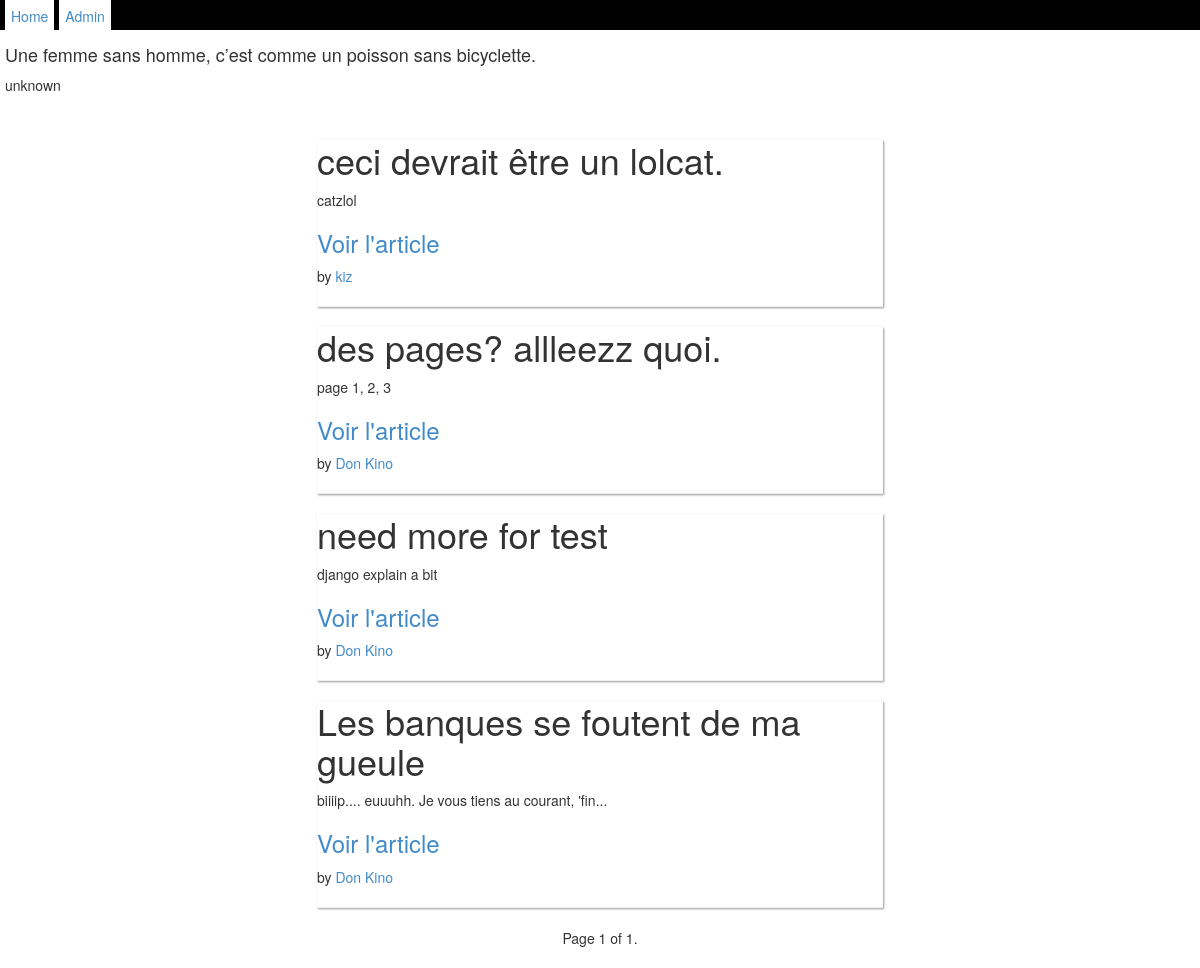
Screenshot of /blog/ with the database file from the repository.
### blog/models.py (models this page shows, shortened)
class Quote(models.Model):
    quote = models.CharField(max_length = 350)
    author = models.CharField(max_length = 40)
    def __unicode__(self):
        return self.quote

class Article(models.Model):
    draft = models.BooleanField(default="true")
    text = models.TextField()
    short = models.CharField(max_length = 200)
    pub_date = models.DateTimeField('date de publication')
    author = models.ForeignKey(Author_blog)
    main_name = models.CharField(max_length=150)
    tags = models.ManyToManyField(Tag)

class Author_blog(models.Model):
    main_name = models.CharField(max_length=200)
    mail = models.EmailField()
    count_article = models.IntegerField(default = 0)
    img = models.ImageField(upload_to = '/img/authors')
    text = models.TextField()
    def __unicode__(self):
        return self.main_name

### blog/views.py (the view)
def index(request):
    nb = randrange(Quote.objects.count())
    quote = Quote.objects.all()[nb]
    articles_list = Article.objects.filter(draft=0).order_by('-pub_date')
    paginator = Paginator(articles_list, 5)
    page = request.GET.get('page')
    try:
    	latest = paginator.page(page)
    except PageNotAnInteger:
    	latest = paginator.page(1)
    except EmptyPage:
    	latest = paginator.page(1)
    context = {'latest_articles_list' : latest, 'quote': quote}
    return render(request, 'blog/index.html', context)

### blog/templates/blog/index.html (shortened to what this page needs)
{% extends "base.html" %}
{% block content %}
<div class="col-md-6 center-block" id="wrapper">
<div id= "quote">
    <h4>{{quote}}</h4>
    <span class='author'> {{ quote.author }} </span>
</div>
    {% if latest_articles_list %}
        <ul>
        {% for article in latest_articles_list %}
        	<li class="article-block">
                    <h1>{{ article.main_name }}</h1>
                    <div class="article-short">
                    	{{article.short}}
                    </div>
                    <h3><a class="article-lnk" href="{% url 'blog:detail' article.id %}">Voir l'article</a></h3>
                    <p>by <a href="{% url 'blog:author' article.author.id %}"> {{  article.author  }} </a></p>
                    <hr>
                </li>
        {% endfor %}
        </ul>
    {% else %}
        <p>Pas d'articles en ce moment. bisous</p>
    {% endif %}
    <div class="pagination center-block">
        <span class="step-links">
            <span class="current">
                Page {{ latest_articles_list.number }} of {{ latest_articles_list.paginator.num_pages }}.
            </span>
        </span>
    </div>
</div>
{% endblock content %}

### blog/templates/base.html (shortened to what this page needs)
{% load staticfiles %}
<!DOCTYPE html>
<html>
<head>
	<link rel="stylesheet" type="text/css" href="{% static "style.css" %}">
	<link rel="stylesheet" type="text/css" href="{% static "bootstrap/css/bootstrap.min.css" %}">
</head>
<body>
<div id="menu">
	<ul>
		<li>
			<a href="{% url 'blog:index' %}">Home</a>
		</li>
		<li>
			<a href="/admin">Admin</a>
		</li>
	</ul>
</div>
<div id="wrapper" >
	{% block content %}{% endblock content %}
</div>
</body>
</html>

### blog/static/style.css (style rules this page uses)
ul, li, span { margin: 0; padding: 0; }
body { margin-top: 35px; }
#menu { position: fixed; top: 0; left: 0; height: 30px; width: 100%; background: black; z-index: 2; }
#menu ul { list-style-type: none; }
#menu ul li { float: left; padding-left: 5px; padding-right: 5px; border: 1px solid white; background: white; margin-left: 5px; }
#menu ul li a { line-height: 30px; }
#wrapper { float:none; margin-top: 140px; }
#wrapper ul { list-style-type: none; }
#quote { position: fixed; width: 100%; top: 30px; left: 0px; padding: 5px; background: rgba(255, 255, 255, 0.75); }
.article-block { margin:2px; box-shadow: 1px 1px 2px 0px rgba(128, 128, 128, 0.82); -webkit-transition: all .15s ease; -moz-transition: all .15s ease; -ms-transition: all .15s ease; -o-transition: all .15s ease; transition: all .15s ease; }
.pagination { text-align: center; }

### rows the page displays
Quote: quote "Une femme sans homme, c’est comme un poisson sans bicyclette.", author "unknown"
Article: main_name "ceci devrait être un lolcat.", short "catzlol", author "kiz"
Article: main_name "des pages? allleezz quoi.", short "page 1, 2, 3", author "Don Kino"
Article: main_name "need more for test", short "django explain a bit", author "Don Kino"
Article: main_name "Les banques se foutent de ma gueule", short "biiiip.... euuuhh. Je vous tiens au courant, 'fin...", author "Don Kino"

### other values shown
{{ latest_articles_list.number }} "1"
{{ latest_articles_list.paginator.num_pages }} "1"
